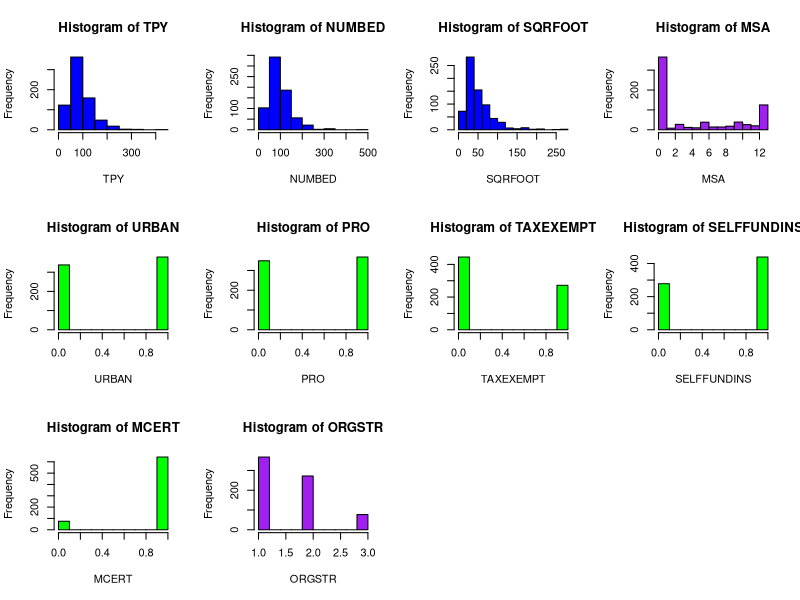
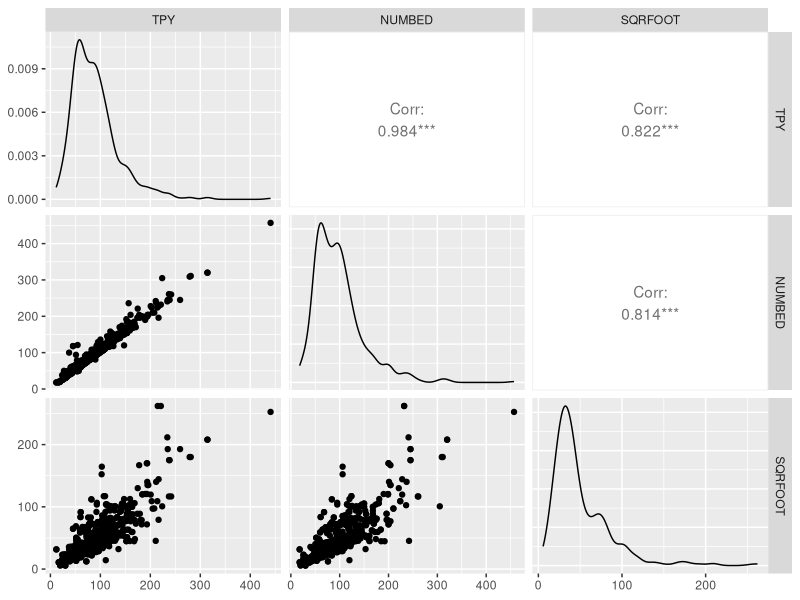
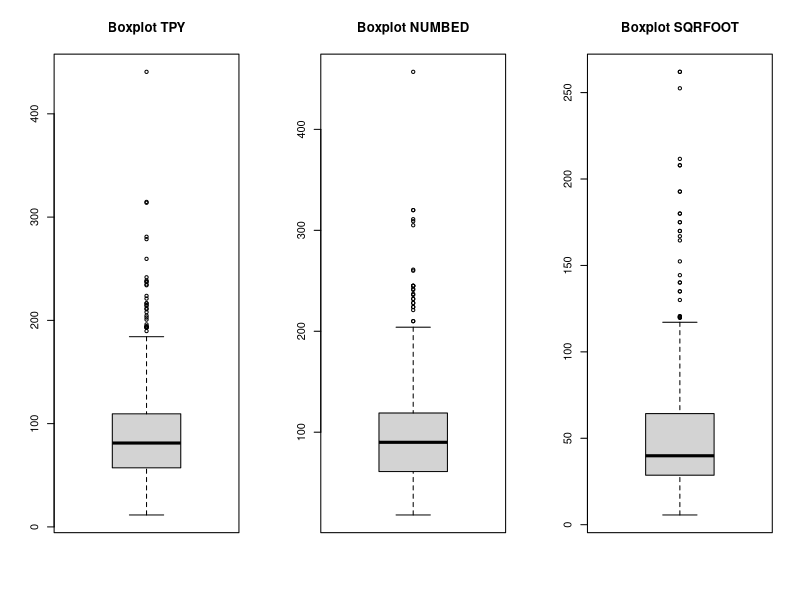
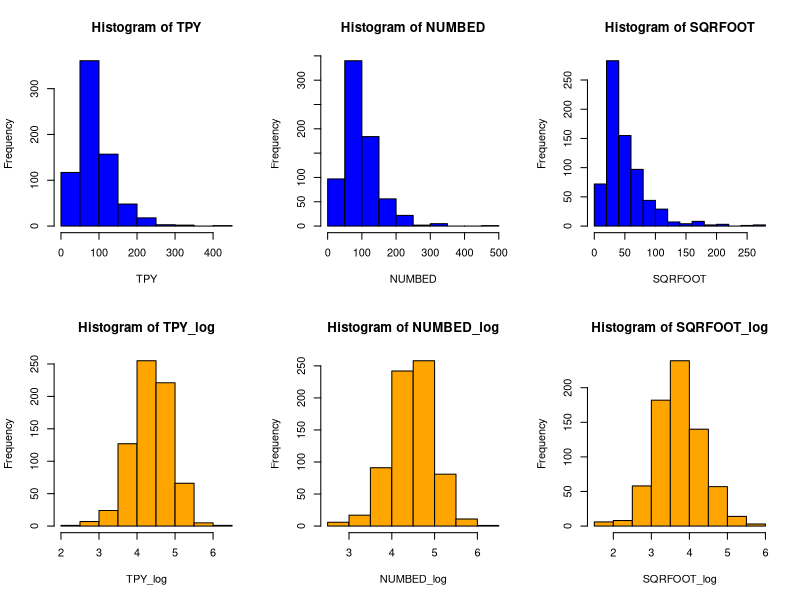
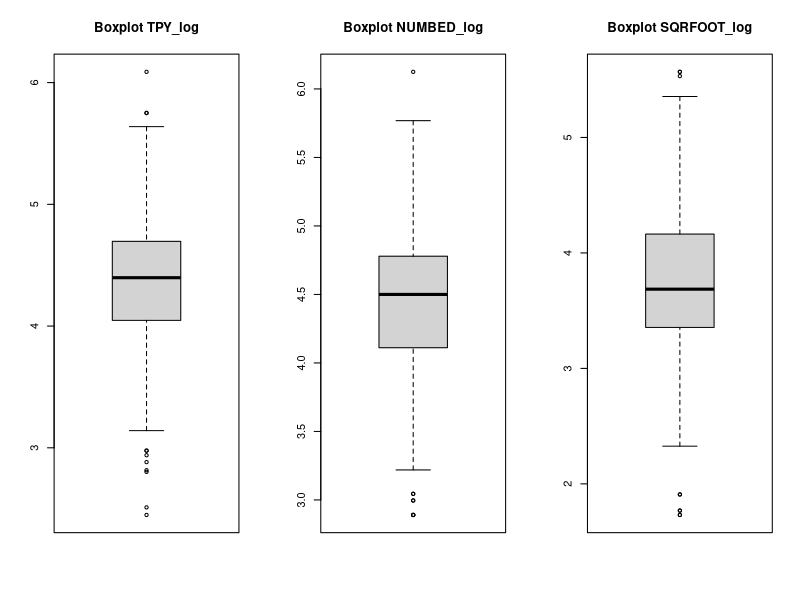

These figures' R source, in order:
## ---- chunk 1
datafile <- read.csv("../WiscNursingHome.csv")
datafile
## ---- chunk 2
# Set the layout of the graph
par(mfrow = c(3,4))

# Draw the first histogram
hist(datafile$TPY, main = "Histogram of TPY", xlab = "TPY", col = "blue")

# Draw the second histogram
hist(datafile$NUMBED, main = "Histogram of NUMBED", xlab = "NUMBED", col = "blue")

# Draw the third histogram
hist(datafile$SQRFOOT, main = "Histogram of SQRFOOT", xlab = "SQRFOOT", col = "blue")
hist(datafile$MSA, main = "Histogram of MSA", xlab = "MSA", col = "purple")
hist(datafile$URBAN, main = "Histogram of URBAN", xlab = "URBAN", col = "green")
hist(datafile$PRO, main = "Histogram of PRO", xlab = "PRO", col = "green")
hist(datafile$TAXEXEMPT, main = "Histogram of TAXEXEMPT", xlab = "TAXEXEMPT", col = "green")
hist(datafile$SELFFUNDINS, main = "Histogram of SELFFUNDINS", xlab = "SELFFUNDINS", col = "green")
hist(datafile$MCERT, main = "Histogram of MCERT", xlab = "MCERT", col = "green")
hist(datafile$ORGSTR, main = "Histogram of ORGSTR", xlab = "ORGSTR", col = "purple")
## ---- chunk 3
datafile <- na.omit(datafile) # remove missing values
new_df <- subset(datafile, select = -c(hospID, CRYEAR, MSA, URBAN, PRO, TAXEXEMPT, SELFFUNDINS, MCERT, ORGSTR))
## ---- chunk 4
library(ggplot2)
library(GGally)
ggpairs(new_df)
## ---- chunk 5
summary(new_df)
## ---- chunk 6

par(mfrow = c(1, 3))

boxplot(new_df$TPY, main = "Boxplot TPY")
 
boxplot(new_df$NUMBED, main = "Boxplot NUMBED")

boxplot(new_df$SQRFOOT, main = "Boxplot SQRFOOT")
## ---- chunk 7
library(dplyr)
new_df_log <- new_df %>% mutate(TPY_log = log(TPY), NUMBED_log = log(NUMBED), SQRFOOT_log = log(SQRFOOT))
new_df_log
## ---- chunk 8
# Set the layout of the graph
par(mfrow = c(2,3))

# Draw the first histogram
hist(new_df_log$TPY, main = "Histogram of TPY", xlab = "TPY", col = "blue")

# Draw the second histogram
hist(new_df_log$NUMBED, main = "Histogram of NUMBED", xlab = "NUMBED", col = "blue")

# Draw the third histogram
hist(new_df_log$SQRFOOT, main = "Histogram of SQRFOOT", xlab = "SQRFOOT", col = "blue")
hist(new_df_log$TPY_log, main = "Histogram of TPY_log", xlab = "TPY_log", col = "orange")
hist(new_df_log$NUMBED_log, main = "Histogram of NUMBED_log", xlab = "NUMBED_log", col = "orange")
hist(new_df_log$SQRFOOT_log, main = "Histogram of SQRFOOT_log", xlab = "SQRFOOT_log", col = "orange")

## ---- chunk 9
new_df_log <- subset(new_df_log, select = -c(TPY, NUMBED, SQRFOOT))
new_df_log
## ---- chunk 10
summary(new_df_log)
## ---- chunk 11

par(mfrow = c(1, 3))

boxplot(new_df_log$TPY_log, main = "Boxplot TPY_log")
 
boxplot(new_df_log$NUMBED_log, main = "Boxplot NUMBED_log")

boxplot(new_df_log$SQRFOOT_log, main = "Boxplot SQRFOOT_log")
